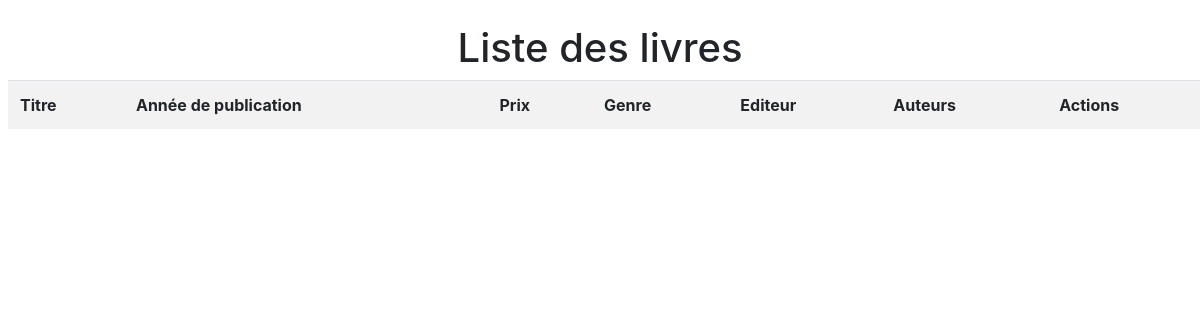
The page /php/affichage-livres.php on the database as committed earlier.
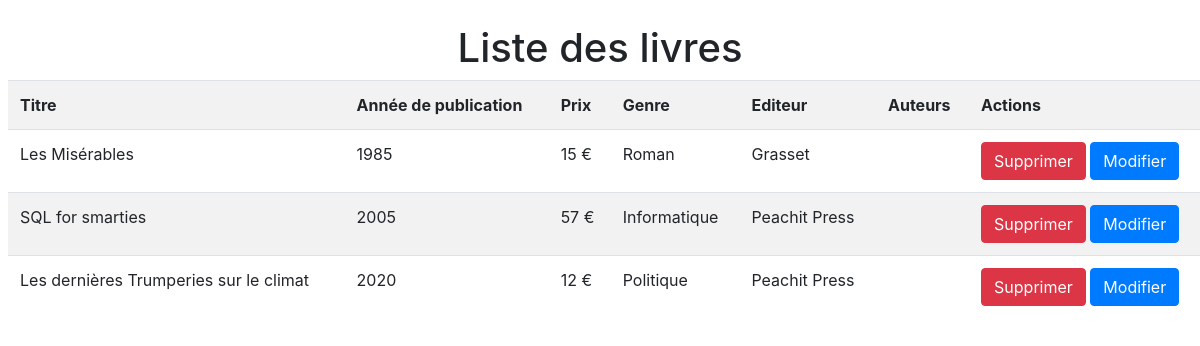
The same page on the database as committed later.
### tables this page shows
CREATE TABLE livres(
    id SMALLINT UNSIGNED AUTO_INCREMENT,
    titre VARCHAR(80) NOT NULL,
    annee_publication YEAR NOT NULL,
    prix SMALLINT UNSIGNED NOT NULL,
    id_genre SMALLINT UNSIGNED NOT NULL,
    id_editeur SMALLINT UNSIGNED NOT NULL,
    PRIMARY KEY (id),
    CONSTRAINT contrainte_livre_genre
        FOREIGN KEY (id_genre)
        REFERENCES genres(id),
    CONSTRAINT contrainte_livre_editeur 
        FOREIGN KEY (id_editeur) 
        REFERENCES editeurs(id)
);

### php/affichage-livres.php (the view, shortened to what this page needs)
<?php
try {
$pdo = require("connexion.php");
    $sql = "SELECT * FROM vue_livres";
    $query = $pdo->query($sql);
    $bookList = $query->fetchAll(PDO::FETCH_ASSOC);
} catch (PDOException $ex) {
    echo $ex->getMessage();
}
?>
<!DOCTYPE html>
<html lang="fr">
<head>
    <link rel="stylesheet" href="https://stackpath.bootstrapcdn.com/bootstrap/4.5.2/css/bootstrap.min.css">
</head>
<body>
    <h1 class="text-center mt-4 mb-2">Liste des livres</h1>
    <table class="table table-striped ml-2 mr-2">
        <tr>
            <th>Titre</th>
            <th>Année de publication</th>
            <th>Prix</th>
            <th>Genre</th>
            <th>Editeur</th>
            <th>Auteurs</th>
            <th>Actions</th>
        </tr>
        <?php foreach ($bookList as $book) : ?>
            <tr>
                <td><?= $book["titre"] ?></td>
                <td><?= $book["annee_publication"] ?></td>
                <td><?= $book["prix"] / 100 ?> €</td>
                <td><?= $book["nom_genre"] ?></td>
                <td><?= $book["nom_editeur"] ?></td>
                <td><?= $book["auteurs"] ?></td>
                <td>
                    <a href="/suppression-livres.php?id=<?= $book["id"] ?>" class="btn btn-danger">
                        Supprimer
                    </a>
                    <a href="/modifier-livres.php?id=<?= $book["id"] ?>" class="btn btn-primary">
                        Modifier
                    </a>
                </td>
            </tr>
        <?php endforeach ?>
    </table>
</body>
</html>

Rows that differ between the two databases and show on the page:
now on this page (row edited): livres: titre "Les Misérables", annee_publication "1985", $book['prix']/100 "15", nom_genre "Roman", nom_editeur "Grasset"
now on this page (row edited): livres: titre "SQL for smarties", annee_publication "2005", $book['prix']/100 "57", nom_genre "Informatique", nom_editeur "Peachit Press"
now on this page (row edited): livres: titre "Les dernières Trumperies sur le climat", annee_publication "2020", $book['prix']/100 "12", nom_genre "Politique", nom_editeur "Peachit Press"
